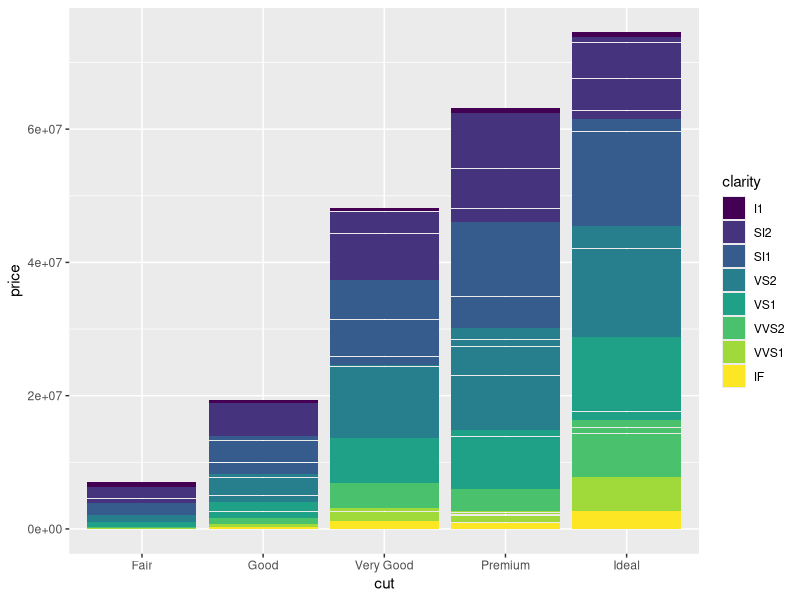
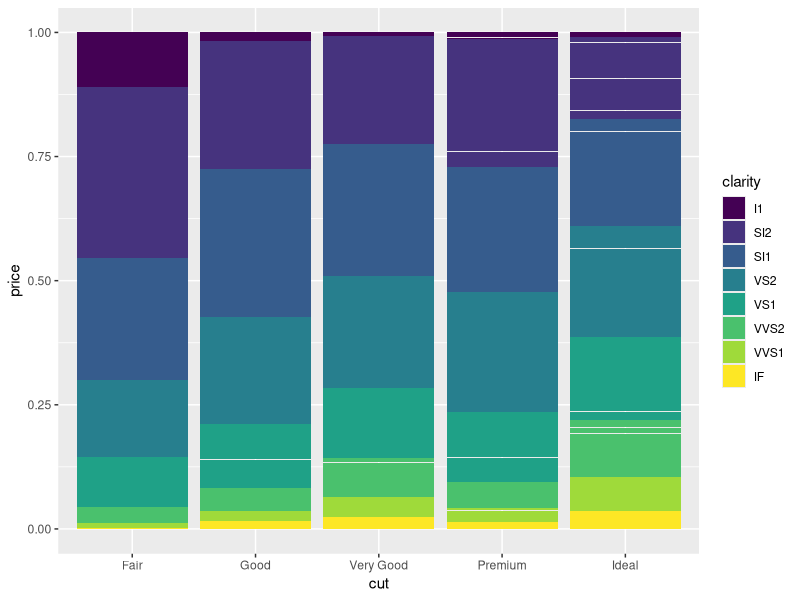
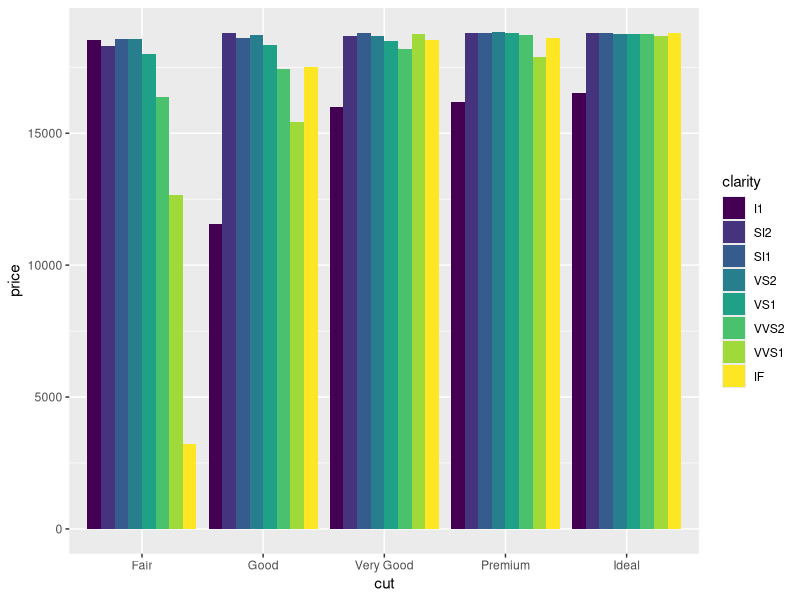
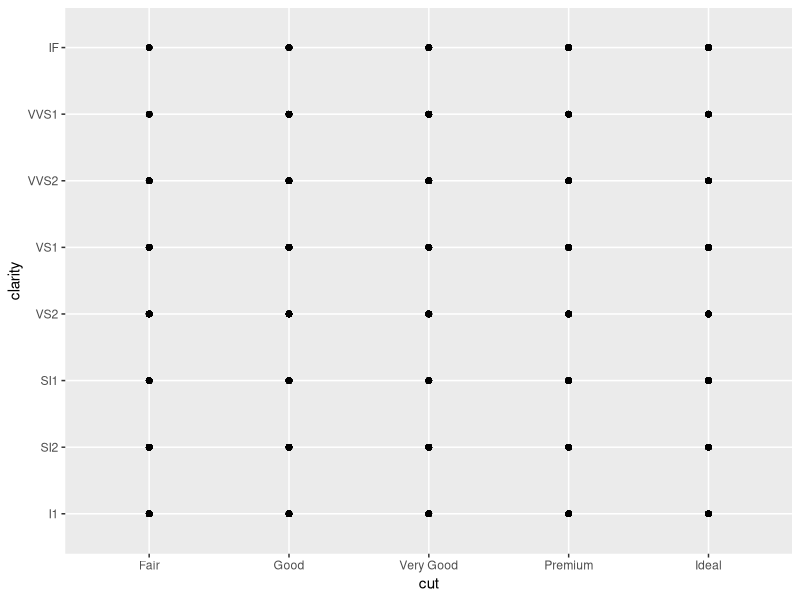
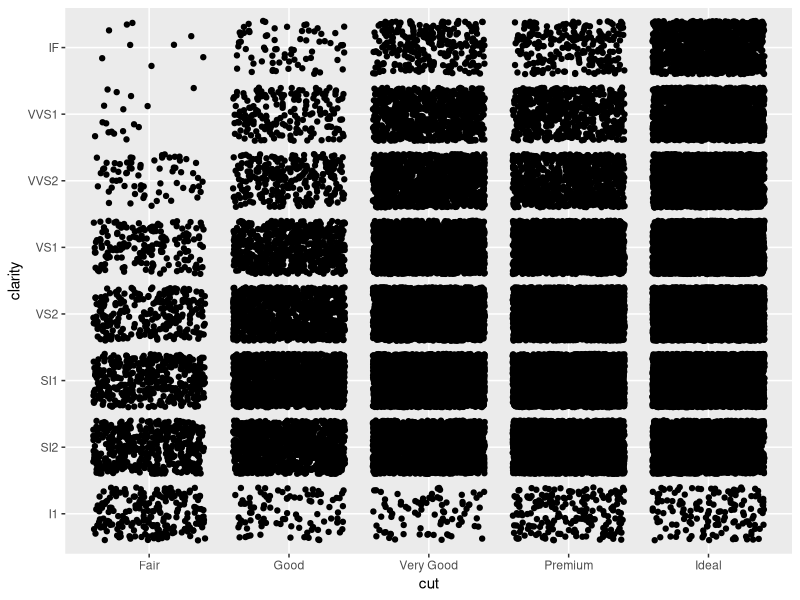
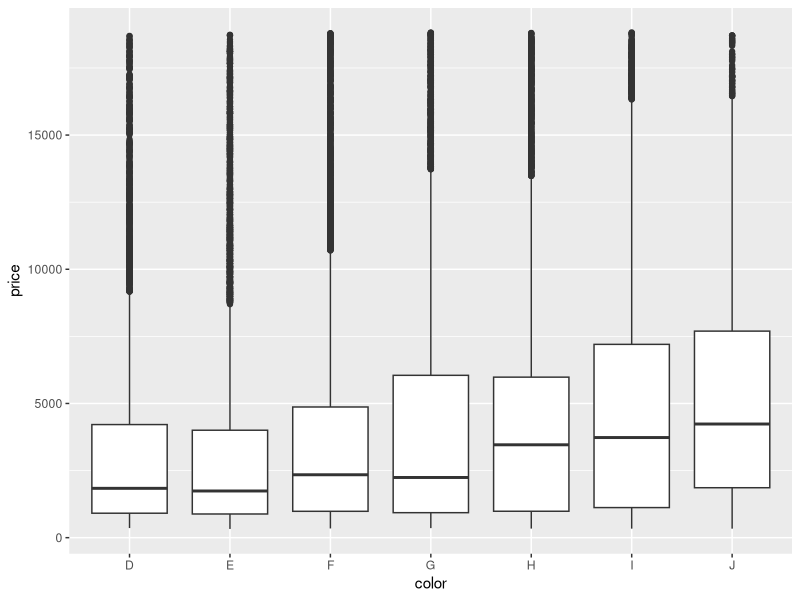
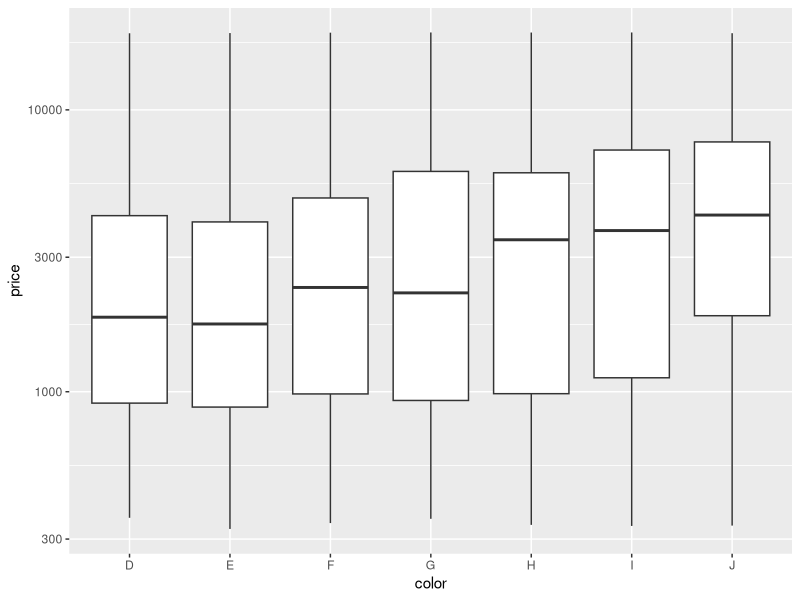
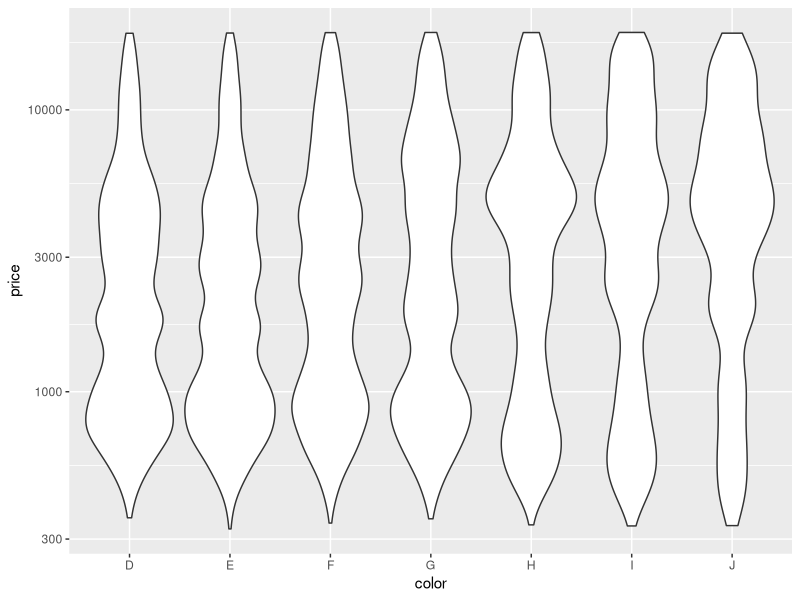

These charts were generated, in order, by the following R code:
# Exercise 2: advanced ggplot2 practice

# Install and load the `ggplot2` package
#install.packages('ggplot2')
library("ggplot2")

# For this exercise you will again be working with the `diamonds` data set.
# Use `?diamonds` to review details about this data set
?diamonds

## Position Adjustments

# Draw a column (bar) chart of diamonds cuts by price, with each bar filled by 
# clarity. You should see a _stacked_ bar chart.
ggplot(data = diamonds) + geom_col(mapping = aes(x = cut, y = price, fill = clarity))

# Draw the same chart again, but with each element positioned to "fill" the y axis
ggplot(data = diamonds) + geom_col(mapping = aes(x = cut, y = price, fill = clarity), position = "fill")
# Draw the same chart again, but with each element positioned to "dodge" each other
ggplot(data = diamonds) + geom_col(mapping = aes(x = cut, y = price, fill = clarity), position = "dodge")

# Draw a plot with point geometry with the x-position mapped to `cut` and the 
# y-position mapped to `clarity`
# This creates a "grid" grouping the points
ggplot(data = diamonds) + geom_point(mapping = aes(x = cut, y = clarity))

# Use the "jitter" position adjustment to keep the points from all overlapping!
# (This works a little better with a sample of diamond data, such as from the
# previous exercise).
ggplot(data = diamonds) + geom_point(mapping = aes(x = cut, y = clarity), position = "jitter")


## Scales

# Draw a "boxplot" (with `geom_boxplot`) for the diamond's price (y) by color (x)
ggplot(data = diamonds) +
  geom_boxplot(mapping = aes(x = color, y = price))

# This has a lot of outliers, making it harder to read. To fix this, draw the
# same plot but with a _logarithmic_ scale for the y axis.
ggplot(data = diamonds) +
  geom_boxplot(mapping = aes(x = color, y = price)) +
  scale_y_log10()

# For another version, draw the same plot but with `violin` geometry instead of
# `boxplot` geometry!
# How does the logarithmic scale change the data presentation?
ggplot(data = diamonds) +
  geom_violin(mapping = aes(x = color, y = price)) +
  scale_y_log10()

# Another interesting plot: draw a plot of the diamonds price (y) by carat (x),
# using a heatmap of 2d bins (geom_bin2d)
# What happens when you make the x and y channels scale logarithmically?
ggplot(data = diamonds) +
  geom_bin2d(mapping = aes(x = carat, y = price)) +
  scale_x_log10() +
  scale_y_log10()

# Draw a scatter plot for the diamonds price (y) by carat (x). Color each point
# by the clarity (Remember, this will take a while. Use a sample of the diamonds
# for faster results)
ggplot(data = diamonds) +
  geom_point(mapping = aes(x = carat, y = price, color = clarity))

# Change the color of the previous plot using a ColorBrewer scale of your choice.
# What looks nice?
ggplot(data = diamonds) +
  geom_point(mapping = aes(x = carat, y = price, color = clarity)) +
  scale_color_brewer(palette = "Spectral")


## Coordinate Systems

# Draw a bar chart with x-position and fill color BOTH mapped to cut
# For best results, SET the `width` of the geometry to be 1 (fill plot, no space
# between)
# TIP: You can save the plot to a variable for easier modifications
bar <- ggplot(data = diamonds) +
  geom_bar(mapping = aes(x = cut, fill = cut), width = 1)
bar

# Draw the same chart, but with the coordinate system flipped
bar + coord_flip()

# Draw the same chart, but in a polar coordinate system. It's a Coxcomb chart!
bar + coord_polar()


## Facets

# Take the scatter plot of price by carat data (colored by clarity) and add
# _facets_ based on the diamond's `color`
ggplot(data = diamonds) +
  geom_point(mapping = aes(x = carat, y = price, color = clarity)) +
  scale_color_brewer(palette = "Spectral") 

## Saving Plots

# Use the `ggsave()` function to save the current (recent) plot to disk.
# Name the output file "my-plot.png".
# Make sure you've set the working directory!!
ggsave("my-plot.png")